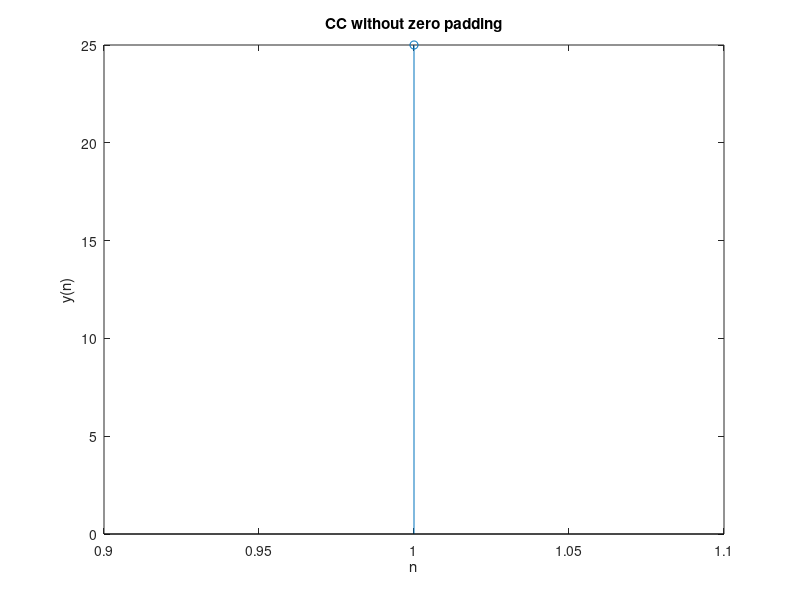

MATLAB code for this plot:
clc;
close all;
clear all;

a = input('enter the sequence x(n):');
b = input('enter the sequence h(n):');
n1 = length(a);
n2 = length(b);
N = max(n1,n2);
x = [a zeros(1,(N-n1))]

for i = 1:N
    k = i;
    for j = 1:n2
        H(i,j) = x(k)*b(j);
        k = k-1;
        if(k == 0)
            k=N;
        end;
    end;
end

y = zeros(1,N);
M = H';                                                    

for j = 1:N
    for i = 1:n2
        y(j) = M(i,j)+y(j);
    end;
end;

disp('the circular convolution isy(n):');
disp(y);

stem(y);
title('CC without zero padding');
xlabel('n');
ylabel('y(n)');